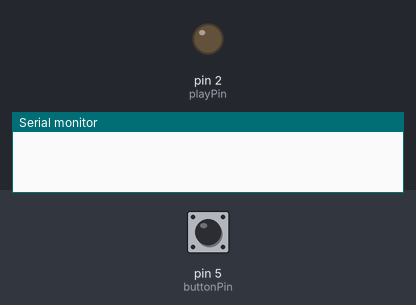
A sketch run on a simulated Arduino Uno, built with avr-gcc and run on an emulated ATmega328P. Parts: output pins drawn as LEDs (lit = HIGH), the last lines printed to the serial monitor. Dashed ring = blinking. Inputs (shaded band) come from the test bench; at power-on: pin 5 (buttonPin) HIGH.

Above: at 2.2 s.
2.3 s: pin 5 (buttonPin) pulled LOW for 3.2 s
At 2.7 s:
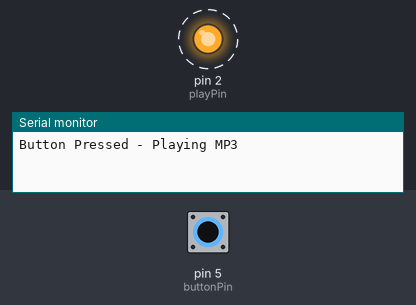
Timing chart, 0 to 7.3 s (numbered marks = the images above; inputs shaded):
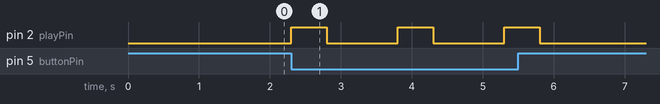

Measured:
- after the input at 2.3 s, pin 2 (playPin): alternates HIGH for 0.50 s and LOW for 1.0 s, 6 changes in all, then stays LOW, starting at once

The sketch:

arduino_audio.ino
```cpp
const int playPin = 2; // Pin to send play signal to the MP3 module
const int buttonPin = 5; // Pin connected to the button

void setup() {
  pinMode(playPin, OUTPUT);
  digitalWrite(playPin, LOW); // Ensure playPin is LOW

  pinMode(buttonPin, INPUT_PULLUP); // Set button pin as input with internal pull-up resistor

  Serial.begin(9600); // Initialize serial communication for debugging
  delay(1000); // Wait for the module to initialize
}

void loop() {
  // Check if the button is pressed
  if (digitalRead(buttonPin) == LOW) {
    Serial.println("Button Pressed - Playing MP3");
    play();
    delay(1000); // Debounce delay to avoid multiple triggers
  }
}

void play() {
  digitalWrite(playPin, HIGH); // Simulate button press
  delay(500); // Delay for button press duration
  digitalWrite(playPin, LOW); // Release button
}
```
